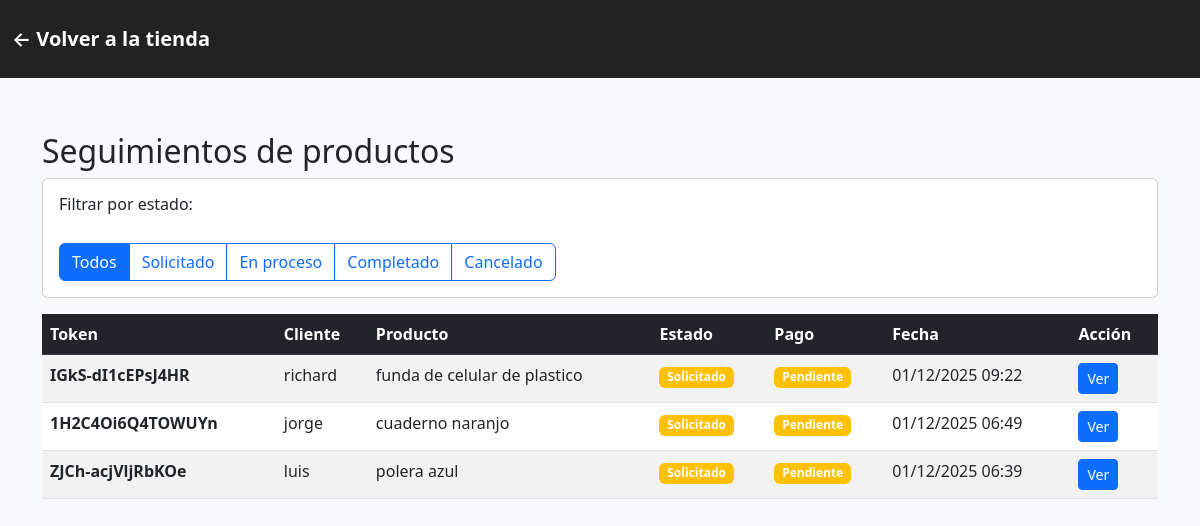
/seguimientos/, run on an earlier commit of the app's database.
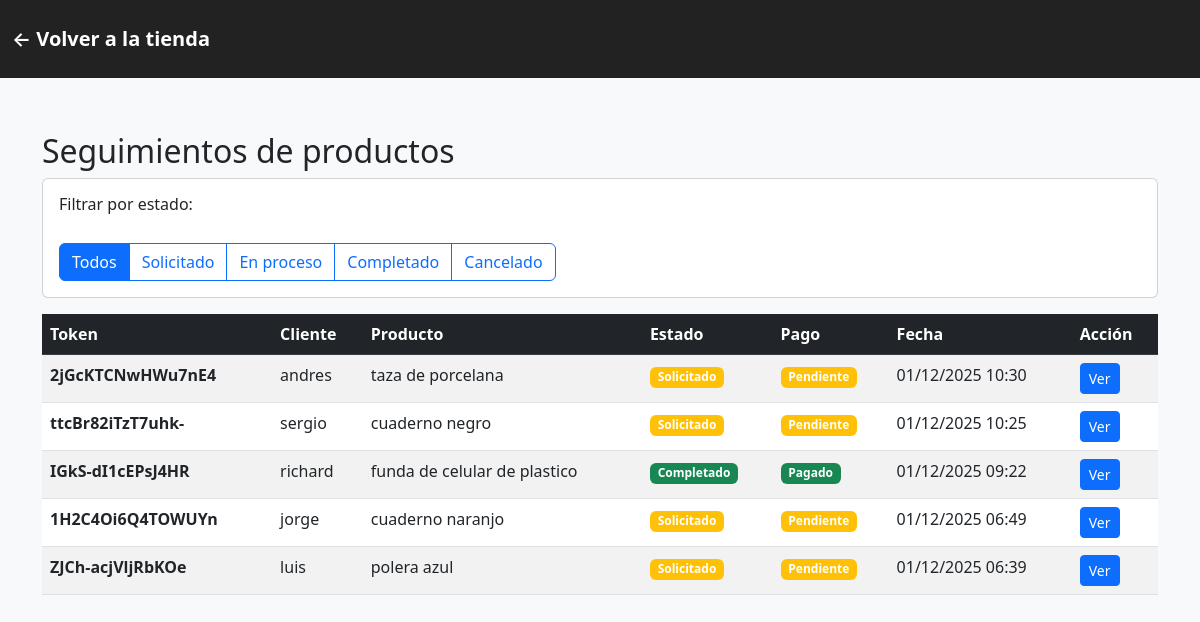
And on a later commit of the database.
### myApp/models.py (models this page shows, shortened)
class Orden(models.Model):
    ESTADO_CHOICES = (
        ('solicitado', 'Solicitado'),
        ('en_proceso', 'En proceso'),
        ('completado', 'Completado'),
        ('cancelado', 'Cancelado'),
    )
    PAGO_CHOICES = (
        ('pendiente', 'Pendiente'),
        ('pagado', 'Pagado'),
    )
    token = models.CharField(max_length=48, unique=True, editable=False, default=generate_token)
    cliente_nombre = models.CharField(max_length=200, default='', blank=True)
    contacto = models.CharField(max_length=200, help_text="Email / teléfono / red social", default='', blank=True)
    producto_referencia = models.ForeignKey('Producto', null=True, blank=True, on_delete=models.SET_NULL)
    descripcion = models.TextField(blank=True)
    plataforma = models.CharField(max_length=100, default='pagina web')
    fecha_necesaria = models.DateField(null=True, blank=True)
    estado = models.CharField(max_length=20, choices=ESTADO_CHOICES, default='solicitado', verbose_name='Estado del pedido')
    estado_pago = models.CharField(max_length=20, choices=PAGO_CHOICES, default='pendiente', verbose_name='Estado de pago')
    creado = models.DateTimeField(auto_now_add=True)
    actualizado = models.DateTimeField(auto_now=True)
    class Meta:
        verbose_name = 'Orden'
        verbose_name_plural = 'Órdenes'
        ordering = ['-creado']

class Producto(models.Model):
    categoria = models.ForeignKey(Categoria, on_delete=models.CASCADE, related_name='productos')
    nombre = models.CharField(max_length=150)
    descripcion = models.TextField(blank=True)
    precio = models.DecimalField(max_digits=10, decimal_places=2)
    stock = models.PositiveIntegerField(default=0)
    activo = models.BooleanField(default=True)

### myApp/views.py (the view)
# urls.py: path('seguimientos/', views.listar_seguimientos, name='listar_seguimientos'),
def listar_seguimientos(request):
    ordenes = Orden.objects.all().order_by('-creado')
    estado = request.GET.get('estado')
    if estado:
        ordenes = ordenes.filter(estado=estado)
    paginator = Paginator(ordenes, 10)
    page_number = request.GET.get('page')
    ordenes = paginator.get_page(page_number)
    context = {
        'ordenes': ordenes,
        'estados': Orden.ESTADO_CHOICES,
        'estado_filtro': estado,
    }
    return render(request, 'listar_seguimientos.html', context)

### templates/listar_seguimientos.html (shortened to what this page needs)
{% load static %}
<!DOCTYPE html>
<html lang="es">
<head>
    <link href="https://cdn.jsdelivr.net/npm/bootstrap@5.3.0/dist/css/bootstrap.min.css" rel="stylesheet">
    <link rel="stylesheet" href="{% static 'css/styles.css' %}">
</head>
<body>
<div class="header">
    <div class="container">
        <a href="{% url 'home' %}" class="header-back">← Volver a la tienda</a>
    </div>
</div>
<div class="container py-4">
    <h2>Seguimientos de productos</h2>
    <div class="card mb-3">
        <div class="card-body">
            <h5>Filtrar por estado:</h5>
            <div class="btn-group" role="group">
                <a href="{% url 'listar_seguimientos' %}" class="btn btn-outline-primary {% if not estado_filtro %}active{% endif %}">Todos</a>
                {% for valor, etiqueta in estados %}
                    <a href="?estado={{ valor }}" class="btn btn-outline-primary {% if estado_filtro == valor %}active{% endif %}">{{ etiqueta }}</a>
                {% endfor %}
            </div>
        </div>
    </div>
    <div class="table-responsive">
        <table class="table table-striped table-hover">
            <thead class="table-dark">
                <tr>
                    <th>Token</th>
                    <th>Cliente</th>
                    <th>Producto</th>
                    <th>Estado</th>
                    <th>Pago</th>
                    <th>Fecha</th>
                    <th>Acción</th>
                </tr>
            </thead>
            <tbody>
                {% for orden in ordenes %}
                    <tr>
                        <td><strong>{{ orden.token }}</strong></td>
                        <td>{{ orden.cliente_nombre }}</td>
                        <td>{% if orden.producto_referencia %}{{ orden.producto_referencia.nombre }}{% else %}—{% endif %}</td>
                        <td>
                            <span class="badge
                                {% if orden.estado == 'solicitado' %}bg-warning{% endif %}
                                {% if orden.estado == 'completado' %}bg-success{% endif %}
                            ">
                                {{ orden.get_estado_display }}
                            </span>
                        </td>
                        <td>
                            <span class="badge {% if orden.estado_pago == 'pagado' %}bg-success{% else %}bg-warning{% endif %}">
                                {{ orden.get_estado_pago_display }}
                            </span>
                        </td>
                        <td>{{ orden.creado|date:"d/m/Y H:i" }}</td>
                        <td>
                            <a href="{% url 'seguimiento_pedido' orden.token %}" class="btn btn-sm btn-primary">Ver</a>
                        </td>
                    </tr>
                {% empty %}
                    <tr>
                        <td colspan="7" class="text-center text-muted">No hay pedidos disponibles.</td>
                    </tr>
                {% endfor %}
            </tbody>
        </table>
    </div>
</div>
</body>
</html>

What changed in the data, as far as the page shows it:
added Orden: token "2jGcKTCNwHWu7nE4", cliente_nombre "andres", producto_referencia.nombre "taza de porcelana", estado "Solicitado", estado_pago "Pendiente", creado "01/12/2025 10:30"
added Orden: token "ttcBr82iTzT7uhk-", cliente_nombre "sergio", producto_referencia.nombre "cuaderno negro", estado "Solicitado", estado_pago "Pendiente", creado "01/12/2025 10:25"
changed Orden "IGkS-dI1cEPsJ4HR": estado "Solicitado" → "Completado"; estado_pago "Pendiente" → "Pagado"
